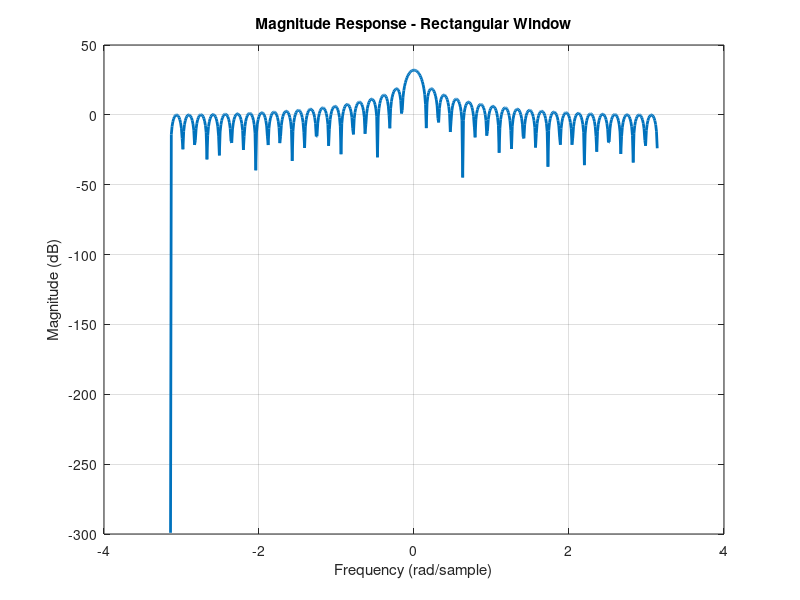

The MATLAB source for this figure:
M = 40;  % Window length
n = 0:M-1;
rect_win = ones(1, M);  % Rectangular window

% DTFT computation
w = -pi:0.01:pi;
X = zeros(1, length(w));
for i = 1:length(w)
    for k = 1:M
        X(i) = X(i) + rect_win(k) * exp(-1j * w(i) * n(k));
    end
end

figure;
plot(w, 20*log10(abs(X)), 'LineWidth', 2);
title('Magnitude Response - Rectangular Window');
xlabel('Frequency (rad/sample)');
ylabel('Magnitude (dB)');
grid on;